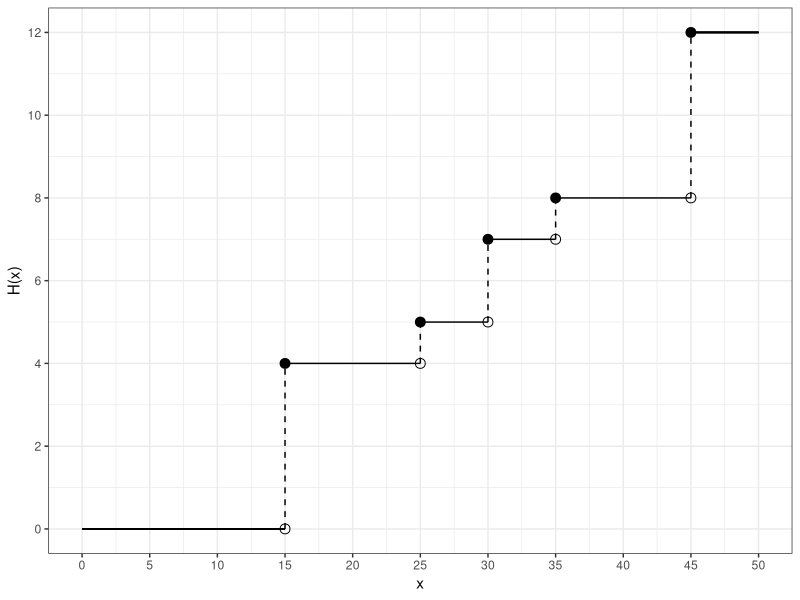
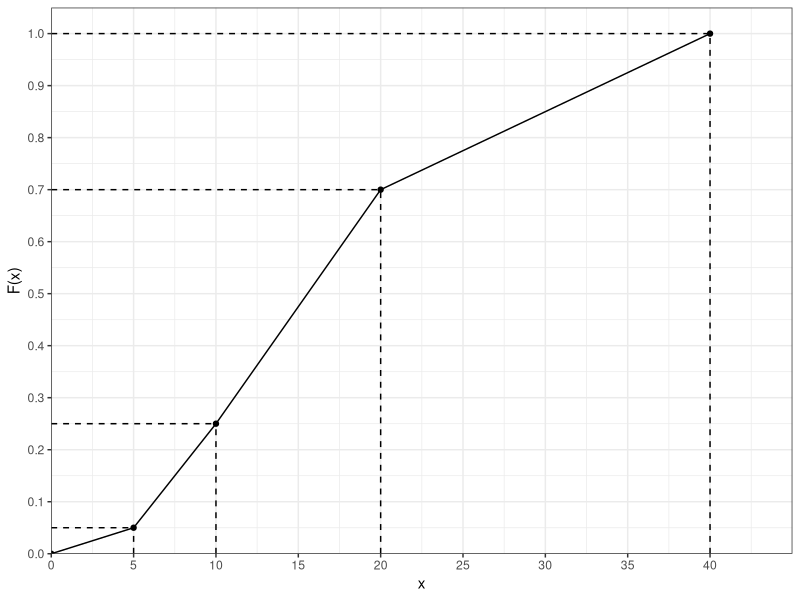
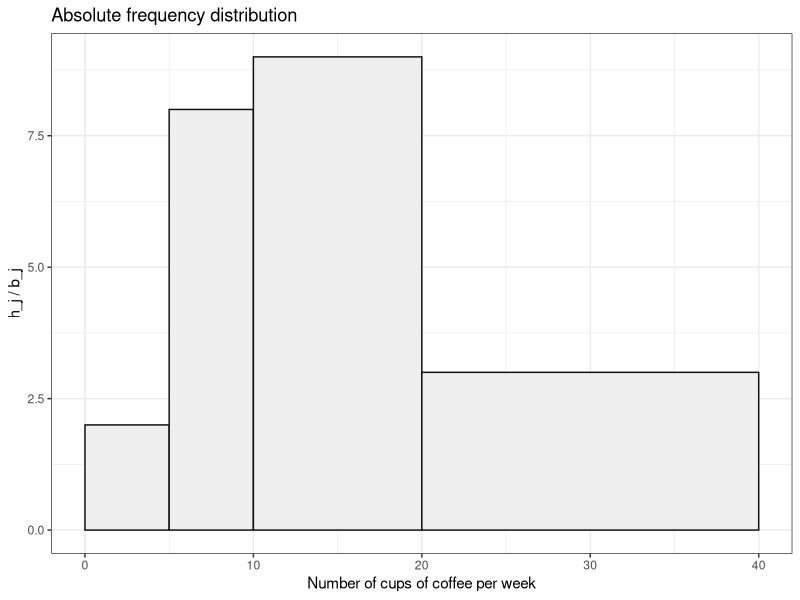
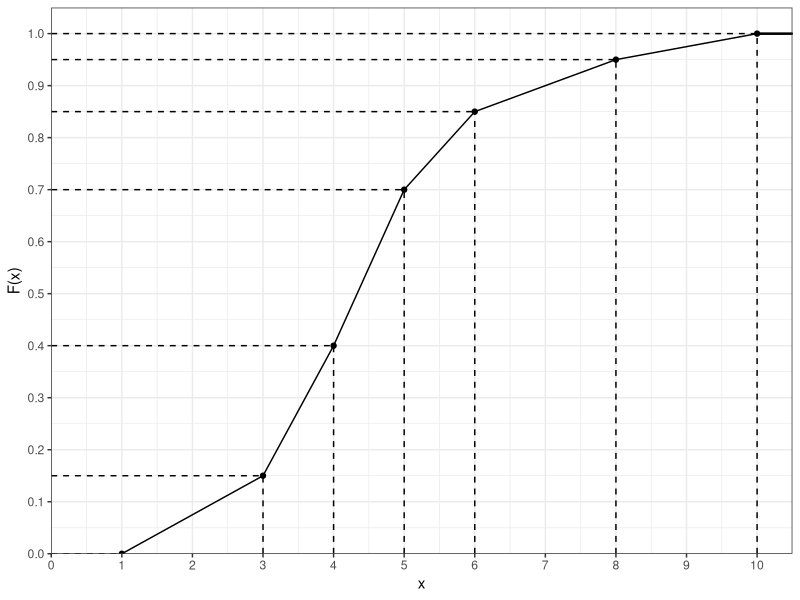
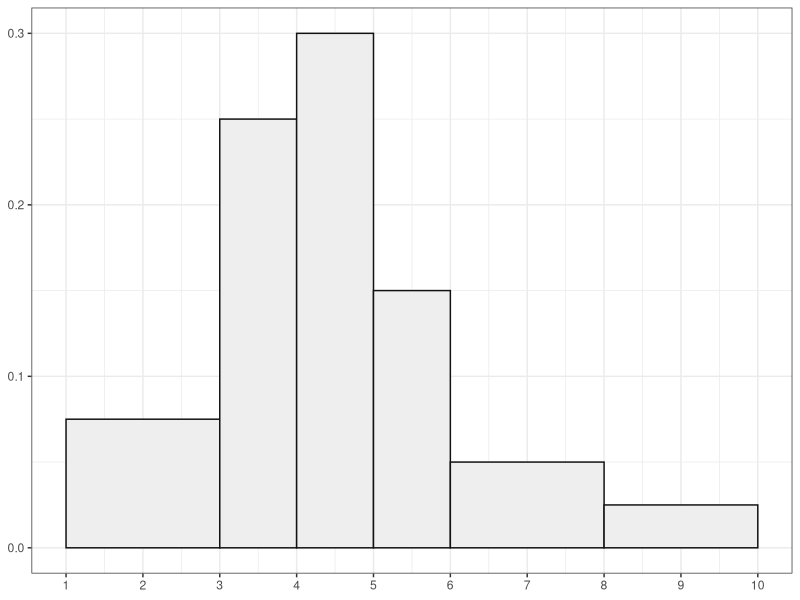
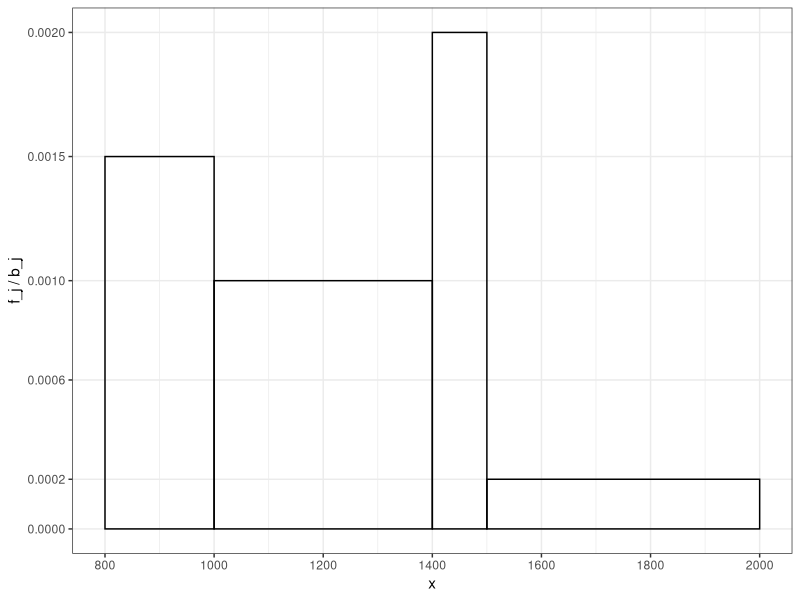
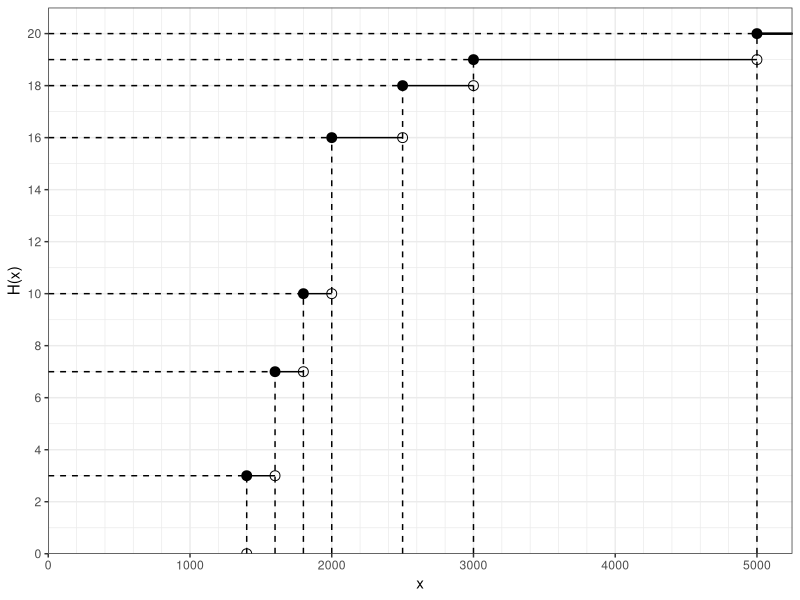

Write the R code that produced these figures, in order.
## ---- chunk 1
knitr::opts_chunk$set(echo = TRUE, message = FALSE, warning = FALSE, error = FALSE)
## ---- chunk 2
library(ggplot2)
library(dplyr)
library(knitr)

# Set ggplot2 theme
theme_set(theme_bw())
## ---- chunk 3
t <- c("t_0 = 0", "t_1 = 1", "t_2 = 2", "t_3 = 3", "t_4 = 4", "t_5 = 5")
i <- c("-", "10%", "12%", "35%", "27%", "4%")
x <- c(1000, 1100, 1232, 1663.2, 2112.26, 2196.75)
tbl <- tibble(t = t, i = i, x = x)

names(tbl) <- c("Time t [years]", "Interest rate i", "Year-end value [EUR]")

kable(tbl)
## ---- chunk 4
x <- c("0 - 20", "20 - 50", "50 - 150", "150 - 300")
order <- c(15, 30, 45, 10)
tbl <- tibble(x = x, order = order)
names(tbl) <- c("Order value in 1000 EUR from ... to less than ...", "Number of orders")
kable(tbl)
## ---- chunk 5
# Prerequisites
break_left <- c(0, 20, 50, 150)
break_right <- c(20, 50, 150, 300)
n_orders <- c(15, 30, 45, 10)
n_berlin <- sum(n_orders)

tbl <- tibble(break_left = break_left, break_right = break_right, n_orders = n_orders)

kable(tbl)
## ---- chunk 6
tbl <- tbl %>%
  mutate(rel_frequency = n_orders / 100) %>%
  mutate(cum_rel_frequency = cumsum(rel_frequency)) %>%
  print()
## ---- chunk 7
# Interpolation
x_25 <- 20 + (0.25 - 0.15) / (0.45 - 0.15) * (50 - 20)
x_50 <- 50 + (0.5 - 0.45) / (0.9 - 0.45) * (150 - 50)
x_75 <- 50 + (0.75 - 0.45) / (0.9 - 0.45) * (150 - 50)
x_25
x_50
x_75
## ---- chunk 8
tbl <- tbl %>%
  mutate(group_mean = (break_left + break_right) / 2) %>%
  print() %>%
  mutate(total_order_value = group_mean * n_orders) %>%
  print() %>%
  summarise(mean_order_value = sum(total_order_value) / sum(n_orders)) %>%
  print()

x_bar_berlin <- tbl$mean_order_value
## ---- chunk 9
n_new_york <- 95
## ---- chunk 10
x_bar_dollar <- 60000
x_bar_new_york <- 60000 * 1.5

var_dollar <- 16e6
# 1st variant
sd_dollar <- sqrt(var_dollar)
sd_euro <- sd_dollar * 1.5
var_new_york <- sd_euro^2
# 2nd variant
var_new_york_2 <- var_dollar * 1.5^2

x_bar_new_york
var_new_york
var_new_york_2
## ---- chunk 11
x_flensburg <- c(2e3, 12e3, 17e3, 12e3, 200e3)
n_flensburg <- length(x_flensburg)
## ---- chunk 12
# Arithmetic mean
mean(x_flensburg)

# Geometric mean
prod(x_flensburg)^(1 / length(x_flensburg))
## ---- chunk 13
x_flensburg[length(x_flensburg)] <- 2000

x_bar_flensburg <- mean(x_flensburg)
x_bar_flensburg
# IMPORTANT: Don't use sd as it computes the sample 
# standard deviation instead of the empirical 
# standard deviation
sd_flensburg <- sqrt(1 / n_flensburg * sum((x_flensburg - x_bar_flensburg)^2))
var_flensburg <- sd_flensburg^2
## ---- chunk 14
# New York (compare Part B)
var_new_york
# Flensburg
var_flensburg

# New York and Flensburg stores share the same standard deviation 
# and variance.
## ---- chunk 15
# Berlin (compare Part A)
total_order_value_berlin <- 100 * 79.5e3

# New York (compare Part B)
total_order_value_new_york <- 95 * 90e3

# Flensburg
total_order_value_flensburg <- sum(x_flensburg)

mean_order_value <- (
  total_order_value_berlin + total_order_value_new_york + total_order_value_flensburg
) / (100 + 95 + 5)
mean_order_value
## ---- chunk 16
# Berlin variance
n_orders <- c(15, 30, 45, 10)
x_bar_berlin_groups <- c(10e3, 35e3, 100e3, 225e3)
var_berlin <- 1 / n_berlin * sum(n_orders * (x_bar_berlin_groups - x_bar_berlin)^2)
var_berlin

# Values from previous tasks
n_cities <- c(n_berlin, n_new_york, n_flensburg)
x_bar_cities <- c(x_bar_berlin, x_bar_new_york, x_bar_flensburg)
var_cities <- c(var_berlin, var_new_york, var_flensburg)

# Total variance
var_all <- 1 / sum(n_cities) * (
  sum(n_cities * var_cities) + sum(n_cities * (x_bar_cities - mean(x_bar_cities))^2)
)
## ---- chunk 17
1 / sum(n_cities) * sum(n_cities * (x_bar_cities - mean(x_bar_cities))^2) / var_all
## ---- chunk 18
x_dot <- c(15, 25, 30, 35, 45)
y_dot <- c(4, 5, 7, 8, 12)
x_point <- x_dot
y_point <- c(0, 4, 5, 7, 8)
tbl <- tibble(x_dot = x_dot, y_dot = y_dot, x_point = x_point, y_point = y_point)

ggplot(tbl) +
  geom_segment(aes(x = x_point, xend = x_point, y = y_point, yend = y_dot), linetype = "dashed") +
  geom_segment(aes(x = x_point, xend = lead(x_point), y = y_dot, yend = y_dot)) +
  geom_segment(x = max(x_point), xend = 50, y = 12, yend = 12) +
  geom_segment(x = 0, xend = 15, y = 0, yend = 0) +
  geom_point(aes(x = x_dot, y = y_dot), shape = 19, size = 3) +
  geom_point(aes(x = x_point, y = y_point), shape = 1, size = 3) +
  scale_x_continuous(limits = c(0, 50), breaks = seq(0, 50, by = 5)) +
  scale_y_continuous(limits = c(0, 12), breaks = seq(0, 12, by = 2)) +
  labs(x = "x", y = "H(x)")
## ---- chunk 19
x <- c(15, 25, 30, 35, 45)
h_x <- c(4, 1, 2, 1, 4)

freq_tbl <- tibble(x = x, h_x = h_x) %>%
  mutate(f_x = h_x / sum(h_x), H_x = cumsum(h_x), F_x = cumsum(f_x))

freq_tbl
## ---- chunk 20
1 / sum(freq_tbl$H_x) * sum(freq_tbl$H_x * (freq_tbl$x - 30)^2)
## ---- chunk 21
# cut divides the range of x into intervals and codes the values in x according
# to which interval they fall
freq_tbl$interval <- cut(freq_tbl$x, c(0, 20, 40, 60))
freq_tbl

grouped_tbl <- freq_tbl %>%
  group_by(interval) %>%
  summarise(h_x = sum(h_x), f_x = sum(f_x), H_x = max(H_x), F_x = max(F_x)) %>%
  mutate(interval_mean = c(10, 30, 50))

grouped_tbl
## ---- chunk 22
# Grouped mean
grouped_mean <- 1 / sum(grouped_tbl$h_x) * sum(grouped_tbl$h_x * grouped_tbl$interval_mean)
grouped_mean

# Grouped variance
1 / sum(grouped_tbl$h_x) * sum(grouped_tbl$h_x * (grouped_tbl$interval_mean - grouped_mean)^2)
## ---- chunk 23
# Total volume
order_volume <- sum(freq_tbl$h_x) * 1000

# Volume of A
v_a <- 0.4 * order_volume
v_a
## ---- chunk 24
# Percentage of A
p_a <- 0.4 

# Percentage of B
p_b <- p_a * 0.25
p_b
## ---- chunk 25
# Percentage of C
p_c <- 1 - (p_a + p_b)

# Volume of C
v_c <- p_c * order_volume
v_c
## ---- chunk 26
x <- c(0, 5, 10, 20, 40)
y <- c(0, 0.05, 0.25, 0.7, 1)
tbl <- tibble(x = x, y = y)

ggplot(tbl, aes(x = x, y = y)) +
  geom_point() +
  geom_line() +
  geom_segment(aes(x = 0, xend = x, y = y, yend = y), linetype = "dashed") +
  geom_segment(aes(x = x, xend = x, y = 0, yend = y), linetype = "dashed") +
  scale_x_continuous(limits = c(0, 45), breaks = seq(0, 40, by = 5), expand = c(0, 0)) +
  scale_y_continuous(limits = c(0, 1), breaks = seq(0, 1, by = 0.1), expand = expansion(c(0, 0.05))) +
  labs(x = "x", y = "F(x)")
## ---- chunk 27
# Sample size
n <- 200

# Read data from CDF
x <- c(0, 5, 10, 20, 40)
F_x <- c(0, 0.05, 0.25, 0.7, 1)

# Width of group
b <- diff(x)
b
# Center of group
m <- x[-length(x)] + b / 2
m
# Relative frequency of group
f_x <- diff(F_x)
f_x
# Absolute frequency of group
h_x <- f_x * n
h_x

# Height of bar
h <- h_x / b
h

tbl <- tibble(xmin = x[-length(x)], xmax = x[-1], ymin = 0, ymax = h)
ggplot(tbl, aes(xmin = xmin, xmax = xmax, ymin = ymin, ymax = ymax)) +
  geom_rect(fill = "#eeeeee", color = "#111111") +
  labs(
    title = "Absolute frequency distribution", 
    x = "Number of cups of coffee per week",
    y = "h_j / b_j"
  )
## ---- chunk 28
# Mean
1 / n * sum(h_x * m)

# Median
# Linear interpolation
x_0.25 <- 10
x_0.7 <- 20
x_0.5 <- x_0.25 + (0.5 - 0.25) / (0.7 - 0.25) * (x_0.7 - x_0.25)
x_0.5
## ---- chunk 29
(1 / 79) * (78 * 2813 + 2100)
## ---- chunk 30
tbl <- tribble(
  ~tariff,            ~time,           ~seconds_per_cost,
  "Night Tariff",     "01:00 - 06:00", 120,
  "Morning Tariff",   "06:00 - 12:00", 40,
  "Afternoon Tariff", "12:00 - 19:00", 30,
  "Evening Tariff",   "19:00 - 01:00", 60
)
names(tbl) <- c("Tariff", "Time from ... up to less than ...", "Talk time in seconds per cost unit of 8 Cent")

kable(tbl)
## ---- chunk 31
# "Width" (number of seconds)
w <- c(5, 6, 7, 6) * 60 * 60

# Seconds per cost unit
spcu <- c(120, 40, 30, 60)

# Seconds per cent
spc <- spcu / 8

# Cents per second
cps <- 1 / spc

# Cost per day
cpd <- sum(w * cps)

# Cost per hours
cpd / 24
## ---- chunk 32
x <- c(1, 3, 4, 5, 6, 8, 10)
y <- c(0, 0.15, 0.4, 0.7, 0.85, 0.95, 1)
tbl <- tibble(x = x, y = y)

ggplot(tbl, aes(x = x, y = y)) +
  geom_point() +
  geom_line() +
  geom_segment(aes(x = x, xend = x, y = 0, yend = y), linetype = "dashed") +
  geom_segment(aes(x = 0, xend = x, y = y, yend = y), linetype = "dashed") +
  geom_segment(x = 10, xend = 10.5, y = 1, yend = 1) +
  labs(x = "x", y = "F(x)") +
  scale_x_continuous(limits = c(0, 10.5), expand = c(0, 0), breaks = 0:10) +
  scale_y_continuous(limits = c(0, 1), expand = expansion(c(0, 0.05)), breaks = seq(0, 1, by = 0.1))
## ---- chunk 33
# Sample size
n <- 2000

# Data from graphic
x <- c(1, 3, 4, 5, 6, 8, 10)
F_x <- c(0, 0.15, 0.4, 0.7, 0.85, 0.95, 1)

# Cumulative relative frequency (drop 0)
F_x <- F_x

# Cumulative absolute frequency
H_x <- F_x * n
H_x

# Absolute frequency
h_x <- diff(H_x)

# Relative frequency
f_x <- diff(F_x)
f_x

# Table
tbl <- tibble(xmin = x[-length(x)], xmax = x[-1], h_x = h_x, f_x = f_x, H_x = H_x[-1], F_x = F_x[-1])
tbl
## ---- chunk 34
ggplot(tbl, aes(xmin = xmin, xmax = xmax, ymin = 0, ymax = f_x / (xmax - xmin))) +
  geom_rect(fill = "#eeeeee", color = "#111111") +
  scale_x_continuous(breaks = 1:10)
  
## ---- chunk 35
q_5000 <- 0.7
q_6000 <- 0.85
# Linear interpolation
q_5800 <- q_5000 + (5800 - 5000) / (6000 - 5000) * (q_6000 - q_5000)
# Result
1 - q_5800
## ---- chunk 36
# Average per group
m <- (tbl$xmin + tbl$xmax) / 2

# Total monthly gross income
sum(tbl$h_x * m) * 1000
## ---- chunk 37
# Mean
1 / n * sum(tbl$h_x * m) * 1000

# Median
x_0.4 <- 4
x_0.7 <- 5
# Linear interpolation
x_0.5 <- x_0.4 + (0.5 - 0.4) / (0.7 - 0.4) * (x_0.7 - x_0.4) 
x_0.5 * 1000
## ---- chunk 38
# Linear interpolation for x_0.25 and x_0.75
x_0.15 <- 3
x_0.4 <- 4
x_0.25 <- x_0.15 + (0.25 - 0.15) / (0.4 - 0.15) * (x_0.4 - x_0.15)
x_0.7 <- 5
x_0.85 <- 6
x_0.75 <- x_0.7 + (0.75 - 0.7) / (0.85 - 0.7) * (x_0.85 - x_0.7)

# Result
g_0.25 <- ((x_0.75 - x_0.5) - (x_0.5 - x_0.25)) / (x_0.75 - x_0.25)
g_0.25
## ---- chunk 39
x <- c(2400, 3300, 2400, 2300, 2500, 1700, 2100, 3100, 2900, 1800, 3900, 2100, 2900, 1500, 2700, 2200, 2000, 2500, 2600, 2200)
## ---- chunk 40
x_bar <- mean(x)
x_bar
## ---- chunk 41
n <- length(x)

# Variance
var_x <- 1 / n * sum((x - x_bar)^2)
var_x

# Standard deviation
sd_x <- sqrt(1 / n * sum((x - x_bar)^2))
sd_x
## ---- chunk 42
var_coeff <- sd_x / x_bar
var_coeff
## ---- chunk 43
x_left <- c(800, 1000, 1400, 1500)
x_right <- c(1000, 1400, 1500, 2000)
y <- c(0.0015, 0.001, 0.002, 0.0002)
tbl <- tibble(x_left = x_left, x_right = x_right, y = y)

ggplot(tbl) +
  geom_rect(aes(xmin = x_left, xmax = x_right, ymin = 0, ymax = y), fill = NA, color = "black") +
  scale_x_continuous(breaks = seq(800, 2000, by = 200)) +
  scale_y_continuous(breaks = c(0, 0.0002, 0.0006, 0.001, 0.0015, 0.002), minor_breaks = NULL) +
  labs(x = "x", y = "f_j / b_j")
## ---- chunk 44
# Sample size
n <- 4000

# Group width
b <- c(200, 400, 100, 500)

# Bar height from histogram
f_b <- c(0.0015, 0.0010, 0.0020, 0.0002)

# Relative frequencies
f_x <- f_b * b

# Cumulative relative frequencies
F_x <- cumsum(f_x)

# Positions
x <- c(1000, 1400, 1500, 2000)
names(F_x) <- x

F_x

# q_1000
q_1000 <- F_x["1000"]
unname(q_1000)

# q_1300 (linear interpolation)
q_1400 <- F_x["1400"]
q_1300 <- q_1000 + (1300 - 1000) / (1400 - 1000) * (q_1400 - q_1000)
unname(q_1300)

# q_1950 (linear interpolation)
q_1500 <- F_x["1500"]
q_2000 <- F_x["2000"]
q_1950 <- q_1500 + (1950 - 1500) / (2000 - 1500) * (q_2000 - q_1500)
unname(q_1950)
## ---- chunk 45
tbl <- tibble(x = c(800, x), F_x = c(0, F_x))
## ---- chunk 46
x <- c(1400, 1600, 1800, 2000, 2500, 3000, 5000)
y_point <- c(0, 3, 7, 10, 16, 18, 19)
y_dot <- c(3, 7, 10, 16, 18, 19, 20)
tbl <- tibble(x = x, y_point = y_point, y_dot = y_dot)

ggplot(tbl) +
  geom_point(aes(x = x, y = y_point), shape = 1, size = 3) +
  geom_point(aes(x = x, y = y_dot), shape = 19, size = 3) +
  geom_segment(aes(x = 0, xend = x, y = y_dot, yend = y_dot), linetype = "dashed") +
  geom_segment(aes(x = x, xend = x, y = 0, yend = y_dot), linetype = "dashed") +
  geom_segment(aes(x = x, xend = lead(x), y = y_dot, yend = y_dot)) +
  geom_segment(x = 5000, xend = 5500, y = 20, yend = 20) +
  scale_x_continuous(breaks = seq(0, 5000, by = 1000), limits = c(0, 5000), expand = expansion(c(0, 0.05)), minor_breaks = seq(0, 5000, by = 200)) +
  scale_y_continuous(breaks = seq(0, 20, by = 2), minor_breaks = 0:20, limits = c(0, 20), expand = expansion(c(0, 0.05))) +
  labs(x = "x", y = "H(x)")
